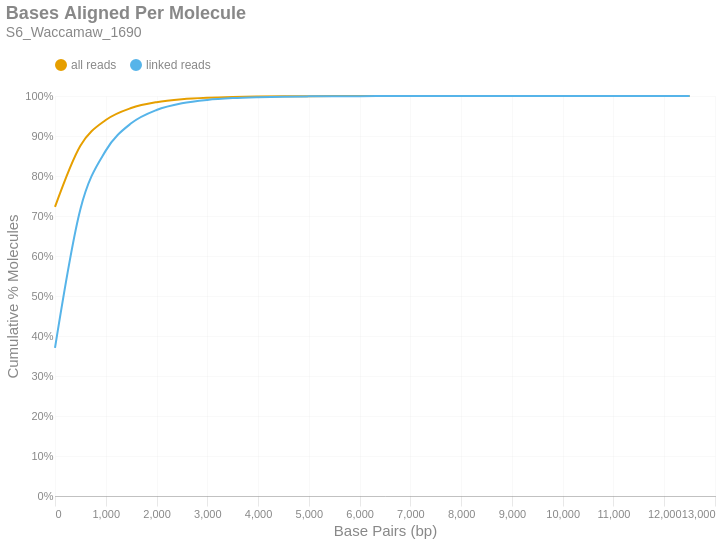

Here is the notebook cell this chart was saved with:
### Markdown cell above
### Bases Aligned Per Molecule
This is a cumulative frequency distribution showing the number of base pairs aligned per unique molecule. These data are shown in 500 bp bins. There are two distributions: one with `all reads` (yellow) and another with only `linked reads` (blue). The percent of molecules in the `linked reads` distribution is relative to the total number of linked molecules.

### Code cell
if SKIPLR:
    print_html(f"Skipped")
else:
    binned_df = consolidated_hist(valids['aligned_bp'], mask, 500, True)
    with SafeRender(binned_df):
        (
            density_plot(binned_df, 'Bases Aligned Per Molecule', samplename, 'basesper')
            .encode(
                x=alt.X('bin:Q', title="Base Pairs (bp)").axis(tickMinStep=500).scale(padding=0),
                y=alt.Y('value:Q', title='Cumulative % Molecules')
                    .axis(format='%')
                    .scale(domain = [0,1])
                    .stack(False),
                color=alt.Color("key:N").scale(domain = ["all reads", "linked reads"]),
                tooltip = [
                    alt.Tooltip("key:N", title = "Data Type"),
                    alt.Tooltip("range_label:N", title="Bases Aligned Per Molecule"),
                    alt.Tooltip("value:Q", format = ".2%", title="% Molecules (Cum.)")
                ]
            )
        ).display()

### Figure 1 — Vega-Lite specification as saved in the notebook (floating-point values rounded to 4 significant figures)
{"width": "container", "height": 400, "config": {"title": {"anchor": "start", "dy": -15, "fontSize": 18, "color": "#888888", "subtitleColor": "#888888", "subtitleFontSize": 14}, "arc": {"fill": "#0072B2"}, "axis": {"domainColor": "#888888", "domainWidth": 0.5, "gridWidth": 0.2, "grid": false, "titleFontWeight": 400, "titleFontSize": 15, "labelFontSize": 11, "labelColor": "#888888", "tickColor": "#888888", "tickWidth": 0.2, "titleColor": "#888888"}, "axisBand": {"grid": false}, "axisX": {"grid": true, "tickSize": 10, "domainCap": "round"}, "axisY": {"domain": false, "grid": true, "tickSize": 0, "domainCap": "round"}, "background": "transparent", "header": {"labelFontSize": 15, "labelColor": "#888888", "titleFontSize": 15, "titleFontWeight": 600, "titleColor": "#888888"}, "legend": {"labelFont": "sans-serif", "labelFontSize": 12, "labelColor": "#888888", "symbolSize": 100, "symbolType": "circle", "titleFontSize": 12, "titlePadding": 10, "titleColor": "#888888", "title": null, "orient": "top"}, "range": {"category": ["#E69F00", "#56B4E9", "#009E73", "#F0E442", "#0072B2", "#D55E00", "#CC79A7", "#000000"], "diverging": ["#cfe8f3", "#a2d4ec", "#73bfe2", "#46abdb", "#1696d2", "#12719e"]}, "area": {"fill": "#0072B2", "fillOpacity": 0.7, "line": true, "strokeOpacity": 0.7}, "line": {"color": "#0072B2", "stroke": "#0072B2", "strokeWidth": 2}, "trail": {"color": "#0072B2", "stroke": "#0072B2", "strokeWidth": 0, "size": 1}, "point": {"filled": true, "fillOpacity": 1.0, "size": 95}, "text": {"color": "#888888", "fontSize": 11, "align": "right", "fontWeight": 400, "size": 11}, "bar": {"fill": "#0072B2", "stroke": null}, "view": {"stroke": null, "continuousWidth": 660, "continuousHeight": 400}}, "data": {"name": "data-4ee4b9620a7d4910279c0ffc63346ea0"}, "mark": {"type": "line", "interpolate": "monotone", "point": {"opacity": 0, "size": 275}}, "encoding": {"color": {"field": "key", "scale": {"domain": ["all reads", "linked reads"]}, "type": "nominal"}, "tooltip": [{"field": "key", "title": "Data Type", "type": "nominal"}, {"field": "range_label", "title": "Bases Aligned Per Molecule", "type": "nominal"}, {"field": "value", "format": ".2%", "title": "% Molecules (Cum.)", "type": "quantitative"}], "x": {"axis": {"tickMinStep": 500}, "field": "bin", "scale": {"padding": 0}, "title": "Base Pairs (bp)", "type": "quantitative"}, "y": {"axis": {"format": "%"}, "field": "value", "scale": {"domain": [0, 1]}, "stack": false, "title": "Cumulative % Molecules", "type": "quantitative"}}, "params": [{"name": "param_c36ac31b6afebe62", "select": {"type": "point", "fields": ["key"]}, "bind": "legend"}], "title": {"text": "Bases Aligned Per Molecule", "subtitle": "S6_Waccamaw_1690"}, "transform": [{"fold": ["all reads (cumsum)", "linked reads (cumsum)"]}, {"calculate": "replace(datum.key, ' (cumsum)', '')", "as": "key"}, {"filter": {"param": "param_c36ac31b6afebe62"}}], "usermeta": {"embedOptions": {"downloadFileName": "S6_Waccamaw_1690.basesper"}}, "$schema": "https://vega.github.io/schema/vega-lite/v6.1.0.json", "datasets": {"data-4ee4b9620a7d4910279c0ffc63346ea0": [{"bin": "0.0", "interval": "0.0-500.0", "all reads": 0.7228, "linked reads": 0.3701, "all reads (cumsum)": 0.7228, "linked reads (cumsum)": 0.3701, "range_label": "0-499"}, {"bin": "500.0", "interval": "500.0-1000.0", "all reads": 0.1529, "linked reads": 0.3469, "all reads (cumsum)": 0.8756, "linked reads (cumsum)": 0.717, "range_label": "500-999"}, {"bin": "1000.0", "interval": "1000.0-1500.0", "all reads": 0.06437, "linked reads": 0.1464, "all reads (cumsum)": 0.94, "linked reads (cumsum)": 0.8634, "range_label": "1000-1499"}, {"bin": "1500.0", "interval": "1500.0-2000.0", "all reads": 0.02999, "linked reads": 0.06824, "all reads (cumsum)": 0.97, "linked reads (cumsum)": 0.9317, "range_label": "1500-1999"}, {"bin": "2000.0", "interval": "2000.0-2500.0", "all reads": 0.01462, "linked reads": 0.03327, "all reads (cumsum)": 0.9846, "linked reads (cumsum)": 0.965, "range_label": "2000-2499"}, {"bin": "2500.0", "interval": "2500.0-3000.0", "all reads": 0.007381, "linked reads": 0.01679, "all reads (cumsum)": 0.992, "linked reads (cumsum)": 0.9817, "range_label": "2500-2999"}, {"bin": "3000.0", "interval": "3000.0-3500.0", "all reads": 0.003748, "linked reads": 0.008527, "all reads (cumsum)": 0.9957, "linked reads (cumsum)": 0.9903, "range_label": "3000-3499"}, {"bin": "3500.0", "interval": "3500.0-4000.0", "all reads": 0.001963, "linked reads": 0.004465, "all reads (cumsum)": 0.9977, "linked reads (cumsum)": 0.9947, "range_label": "3500-3999"}, {"bin": "4000.0", "interval": "4000.0-4500.0", "all reads": 0.001017, "linked reads": 0.002314, "all reads (cumsum)": 0.9987, "linked reads (cumsum)": 0.997, "range_label": "4000-4499"}, {"bin": "4500.0", "interval": "4500.0-5000.0", "all reads": 0.000585, "linked reads": 0.001331, "all reads (cumsum)": 0.9993, "linked reads (cumsum)": 0.9984, "range_label": "4500-4999"}, {"bin": "5000.0", "interval": "5000.0-5500.0", "all reads": 0.0003016, "linked reads": 0.0006861, "all reads (cumsum)": 0.9996, "linked reads (cumsum)": 0.9991, "range_label": "5000-5499"}, {"bin": "5500.0", "interval": "5500.0-6000.0", "all reads": 0.0001713, "linked reads": 0.0003898, "all reads (cumsum)": 0.9998, "linked reads (cumsum)": 0.9995, "range_label": "5500-5999"}, {"bin": "6000.0", "interval": "6000.0-6500.0", "all reads": 0.0001008, "linked reads": 0.0002293, "all reads (cumsum)": 0.9999, "linked reads (cumsum)": 0.9997, "range_label": "6000-6499"}, {"bin": "6500.0", "interval": "6500.0-7000.0", "all reads": 5.517e-05, "linked reads": 0.0001255, "all reads (cumsum)": 0.9999, "linked reads (cumsum)": 0.9998, "range_label": "6500-6999"}, {"bin": "7000.0", "interval": "7000.0-7500.0", "all reads": 3.401e-05, "linked reads": 7.738e-05, "all reads (cumsum)": 1.0, "linked reads (cumsum)": 0.9999, "range_label": "7000-7499"}, {"bin": "7500.0", "interval": "7500.0-8000.0", "all reads": 1.814e-05, "linked reads": 4.127e-05, "all reads (cumsum)": 1.0, "linked reads (cumsum)": 0.9999, "range_label": "7500-7999"}, {"bin": "8000.0", "interval": "8000.0-8500.0", "all reads": 1.461e-05, "linked reads": 3.324e-05, "all reads (cumsum)": 1.0, "linked reads (cumsum)": 1.0, "range_label": "8000-8499"}, {"bin": "8500.0", "interval": "8500.0-9000.0", "all reads": 5.543e-06, "linked reads": 1.261e-05, "all reads (cumsum)": 1.0, "linked reads (cumsum)": 1.0, "range_label": "8500-8999"}, {"bin": "9000.0", "interval": "9000.0-9500.0", "all reads": 4.283e-06, "linked reads": 9.744e-06, "all reads (cumsum)": 1.0, "linked reads (cumsum)": 1.0, "range_label": "9000-9499"}, {"bin": "9500.0", "interval": "9500.0-10000.0", "all reads": 2.771e-06, "linked reads": 6.305e-06, "all reads (cumsum)": 1.0, "linked reads (cumsum)": 1.0, "range_label": "9500-9999"}, {"bin": "10000.0", "interval": "10000.0-10500.0", "all reads": 2.267e-06, "linked reads": 5.159e-06, "all reads (cumsum)": 1.0, "linked reads (cumsum)": 1.0, "range_label": "10000-10499"}, {"bin": "10500.0", "interval": "10500.0-11000.0", "all reads": 5.039e-07, "linked reads": 1.146e-06, "all reads (cumsum)": 1.0, "linked reads (cumsum)": 1.0, "range_label": "10500-10999"}, {"bin": "11000.0", "interval": "11000.0-11500.0", "all reads": 5.039e-07, "linked reads": 1.146e-06, "all reads (cumsum)": 1.0, "linked reads (cumsum)": 1.0, "range_label": "11000-11499"}, {"bin": "11500.0", "interval": "11500.0-12000.0", "all reads": 0.0, "linked reads": 0.0, "all reads (cumsum)": 1.0, "linked reads (cumsum)": 1.0, "range_label": "11500-11999"}, {"bin": "12000.0", "interval": "12000.0-12500.0", "all reads": 5.039e-07, "linked reads": 1.146e-06, "all reads (cumsum)": 1.0, "linked reads (cumsum)": 1.0, "range_label": "12000-12499"}, {"bin": "12500.0", "interval": "12500.0-13000.0", "all reads": 2.519e-07, "linked reads": 5.732e-07, "all reads (cumsum)": 1.0, "linked reads (cumsum)": 1.0, "range_label": "12500-12999"}]}}
